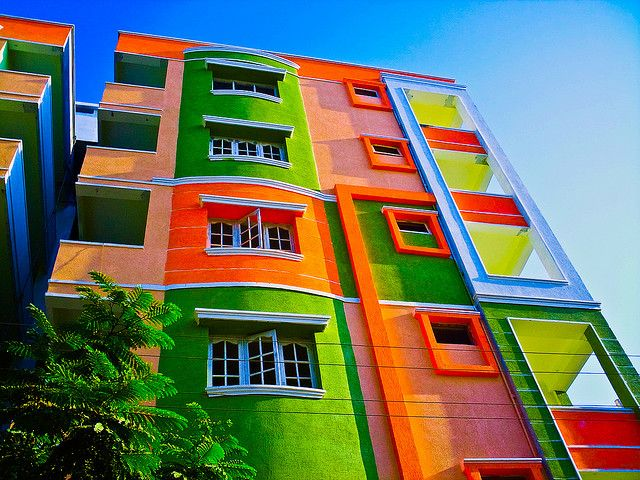
#> input picture Coding/images/building.jpg, 640 x 480 px, found by its file name
$ python gradients.py
#> lines starting #> are read from the running program, lines starting #| are printed output that depends on the picture; after the words box and inside, x2 and y2 are one past the last pixel; in counts of white or black regions, pixels touching at a corner belong together
import cv2 as cv
import numpy as np

# LOAD THE IMAGE
img = cv.imread("images/building.jpg")
#> img is the input picture: shape (480, 640, 3); mean B, G, R 96.4, 116.3, 107.2
# cv.imshow("Building", img)

# CONVERT TO GRAYSCALE
gray = cv.cvtColor(img, cv.COLOR_BGR2GRAY)
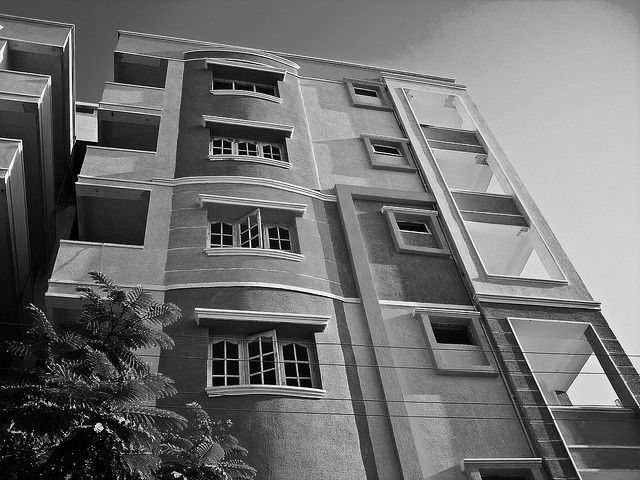
#> gray: shape (480, 640); min 0, max 255, mean 111.3
# cv.imshow("Gray", gray)

# LAPLACIAN GRADIENT (TO FIND THE EDGES)
lap = cv.Laplacian(gray, cv.CV_64F)
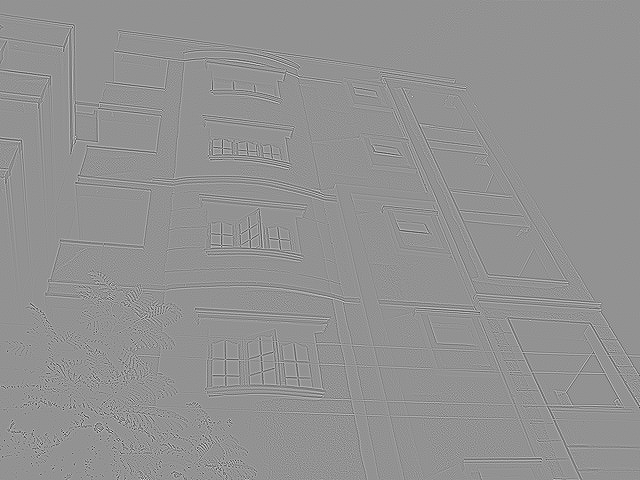
#> lap: shape (480, 640) float64; min -862, max 639, mean 0; drawn with min black and max white
lap = np.uint8(np.absolute(lap))
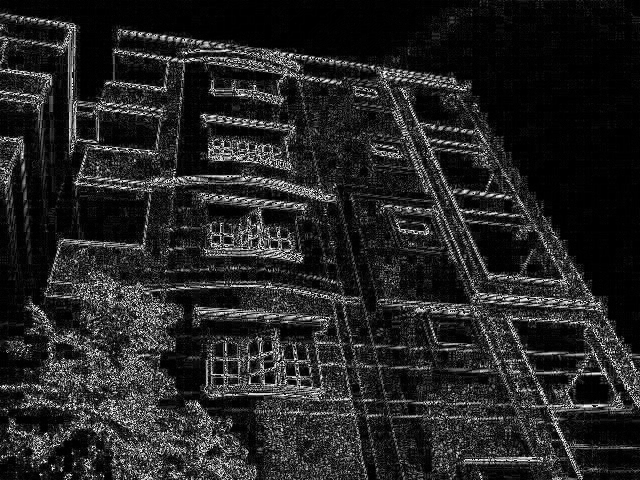
#> lap: shape (480, 640); min 0, max 255, mean 36.6
# cv.imshow("Laplacian", lap)

# SOBEL GRADIENT (TO FIND THE EDGES IN X AND Y DIRECTIONS)
sobel_x = cv.Sobel(gray, cv.CV_64F, 1, 0)
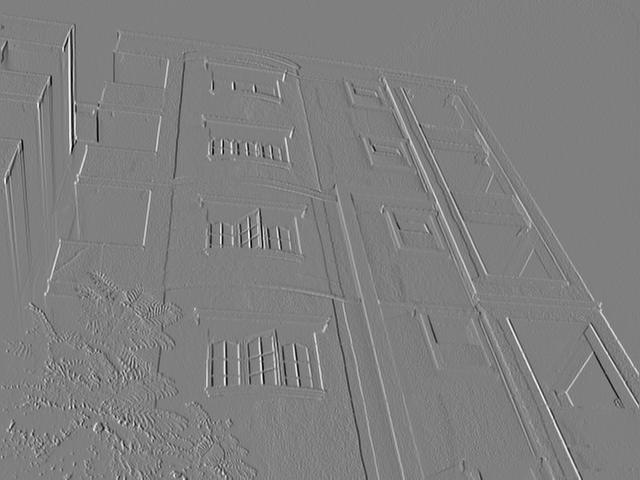
#> sobel_x: shape (480, 640) float64; min -976, max 976, mean 1.4; drawn with min black and max white
sobel_y = cv.Sobel(gray, cv.CV_64F, 0, 1)
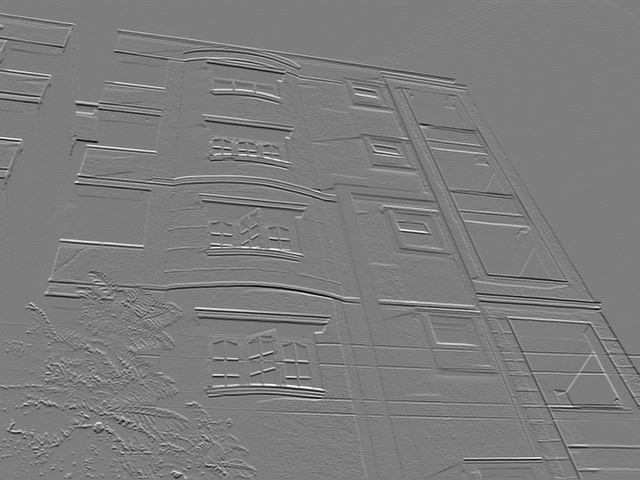
#> sobel_y: shape (480, 640) float64; min -962, max 995, mean -0.7; drawn with min black and max white
# cv.imshow("Sobel X", sobel_x)
# cv.imshow("Sobel Y", sobel_y)

# COMBINE BOTH SOBEL X AND Y
combined_sobel = cv.bitwise_or(sobel_x, sobel_y)
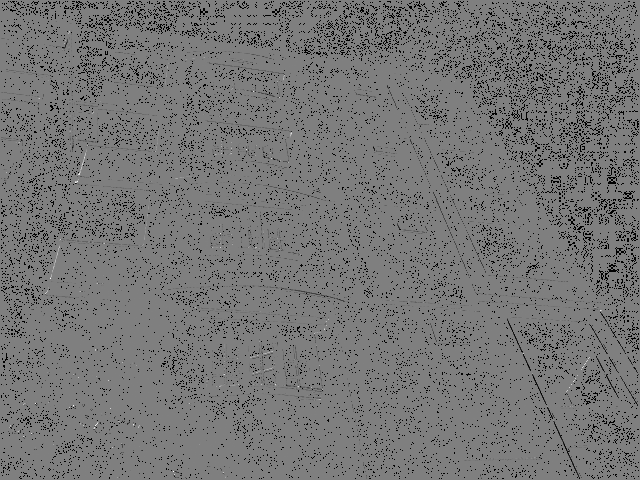
#> combined_sobel: shape (480, 640) float64; 7.11% of the values are NaN or infinite; the others: min -130944, max 130816, mean -608.1; drawn with min black, max white, NaN and infinite black
# cv.imshow("Combined Sobel", combined_sobel)

# CANNY EDGE DETECTION (TO FIND THE EDGES) --> IS MORE ACCURATE THAN LAPLACIAN AND SOBEL -> USES GRADIENTS
# cv2.Canny(image, threshold1, threshold2, apertureSize) --> DETAIL PAGE
canny1 = cv.Canny(gray, 150, 175, 5)
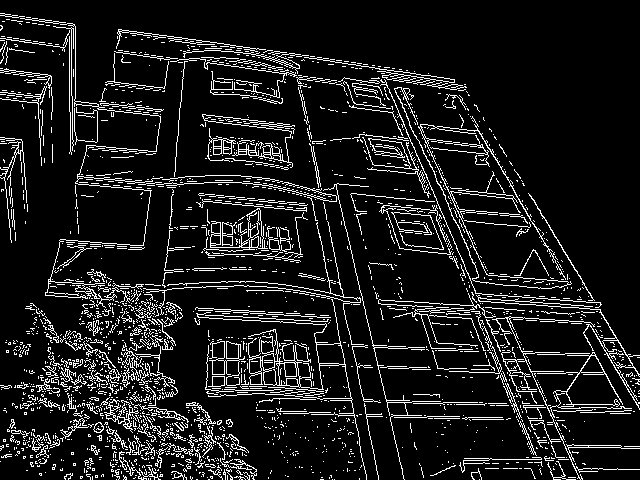
#> canny1: shape (480, 640); 10.6% white in thin lines or dots
canny2 = cv.Canny(gray, 150, 175, 3)
cv.imshow("Canny1", canny1)
cv.imshow("Canny3", canny2)


cv.waitKey(0)

$ run again, with Coding/images/cat.jpg copied over Coding/images/building.jpg
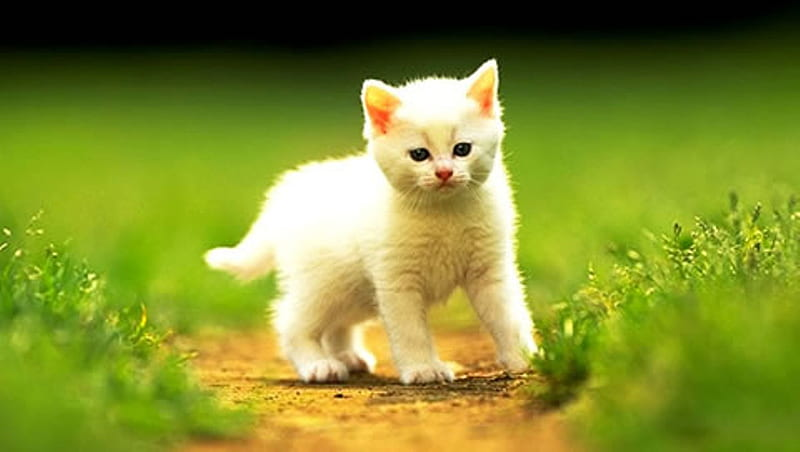
#> input picture Coding/images/cat.jpg, 800 x 452 px, found by its file name
#> img is the input picture: shape (452, 800, 3); mean B, G, R 45.3, 140.6, 129
#> `combined_sobel = cv.bitwise_or(sobel_x, sobel_y)`:
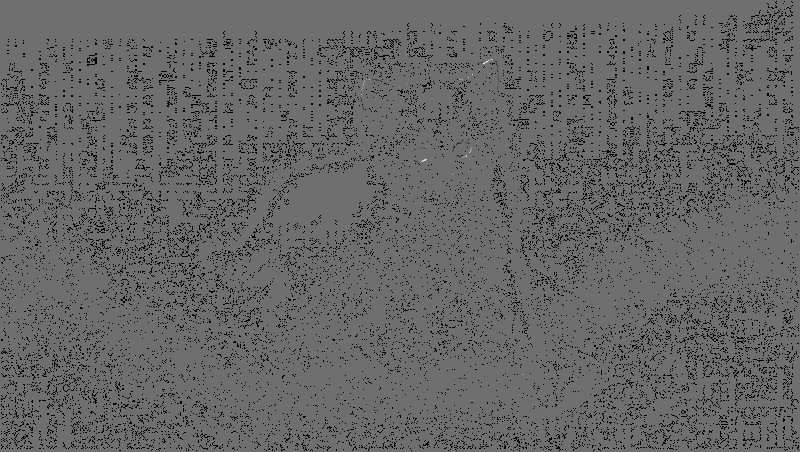
#> combined_sobel: shape (452, 800) float64; 8.17% of the values are NaN or infinite; the others: min -89856, max 115584, mean -29.73; drawn with min black, max white, NaN and infinite black
#> `canny1 = cv.Canny(gray, 150, 175, 5)`:
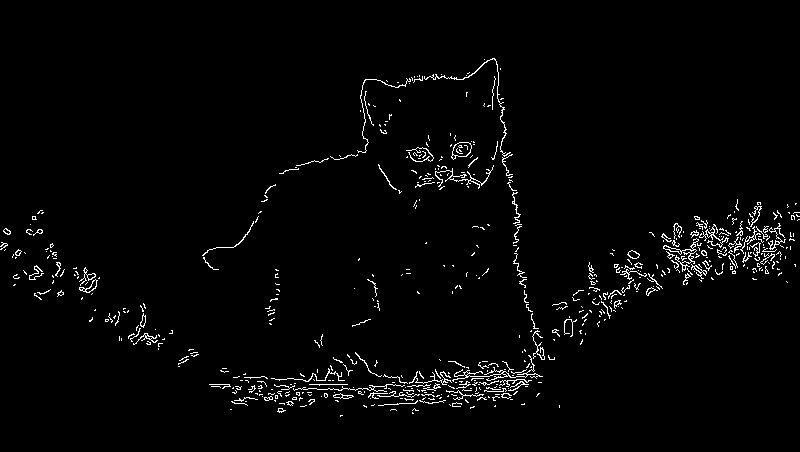
#> canny1: shape (452, 800); 2.2% white in thin lines or dots, all inside (x1, y1, x2, y2) = (0, 58, 800, 417)

$ run again, with Coding/images/home.jpg copied over Coding/images/building.jpg
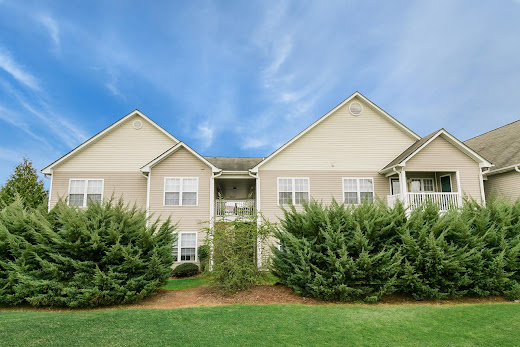
#> input picture Coding/images/home.jpg, 520 x 347 px, found by its file name
#> img is the input picture: shape (347, 520, 3); mean B, G, R 142.8, 148.4, 124.5
#> `combined_sobel = cv.bitwise_or(sobel_x, sobel_y)`:
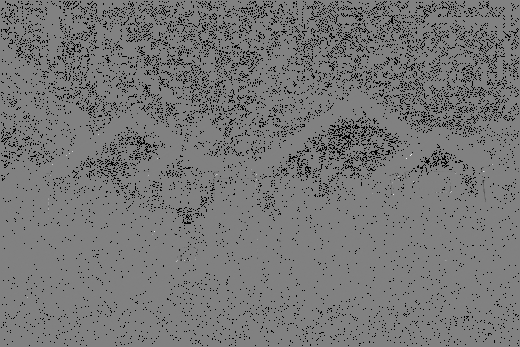
#> combined_sobel: shape (347, 520) float64; 8.16% of the values are NaN or infinite; the others: min -114048, max 110464, mean -87.29; drawn with min black, max white, NaN and infinite black
#> `canny1 = cv.Canny(gray, 150, 175, 5)`:
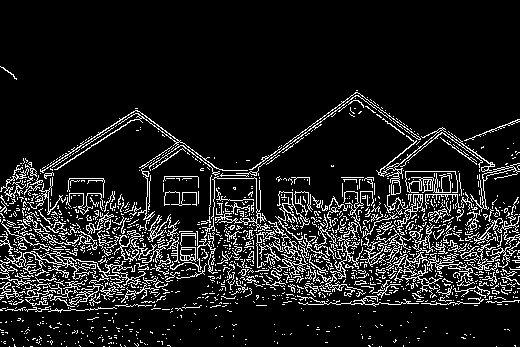
#> canny1: shape (347, 520); 11.5% white in thin lines or dots, all inside (x1, y1, x2, y2) = (0, 66, 520, 347)

$ run again, with Coding/images/scene.jpg copied over Coding/images/building.jpg
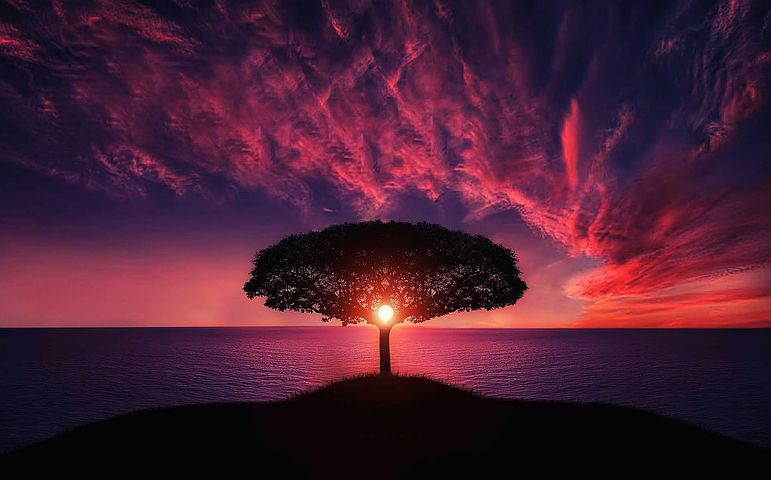
#> input picture Coding/images/scene.jpg, 771 x 480 px, found by its file name
#> img is the input picture: shape (480, 771, 3); mean B, G, R 51.3, 30.4, 73.7
#> `canny1 = cv.Canny(gray, 150, 175, 5)`:
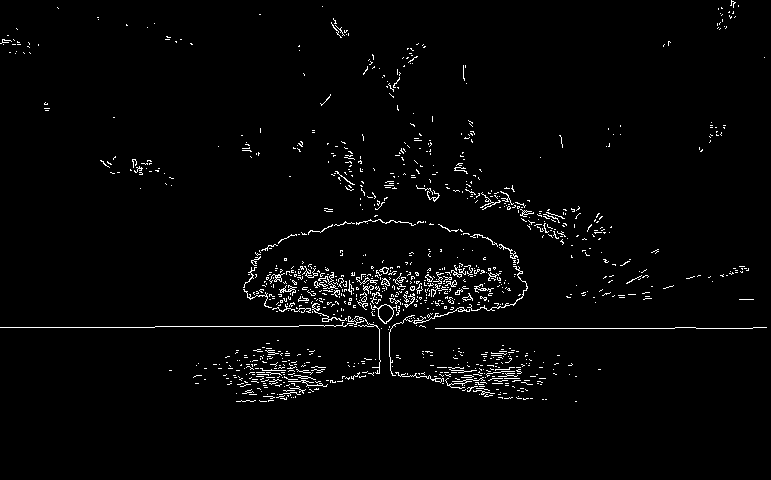
#> canny1: shape (480, 771); 2.3% white in thin lines or dots, all inside (x1, y1, x2, y2) = (0, 0, 767, 402)
